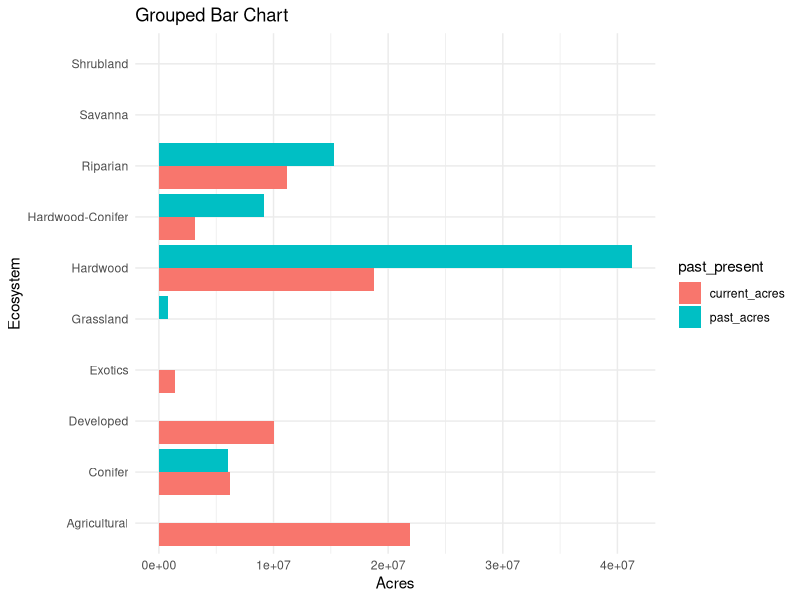

Write R code to recreate this figure.


# Intro and notes -----
# Randy Swaty
# February 12, 2024
# Make grouped bar 
# compares amounts, but no information about replacement or conversion, e.g., we do not know which ecosystem(s) were converted to agriculture

# load dependencies -----

library(tidyverse)

data <- read_csv("grouped_bar/bps_evt_glaba.csv")


# wrangle data -----

data_long <- pivot_longer(data, 
                          cols = c('past_acres', 'current_acres'),
                          names_to = 'past_present',
                          values_to = 'acres')


library(ggplot2)

# create initial grouped bar chart
ggplot(data_long, aes(x = type, y = acres, fill = past_present)) +
  geom_bar(stat = "identity", position = "dodge") +
  labs(title = "Grouped Bar Chart",
       x = "Ecosystem",
       y = "Acres") +
  theme_minimal() +
  coord_flip()
